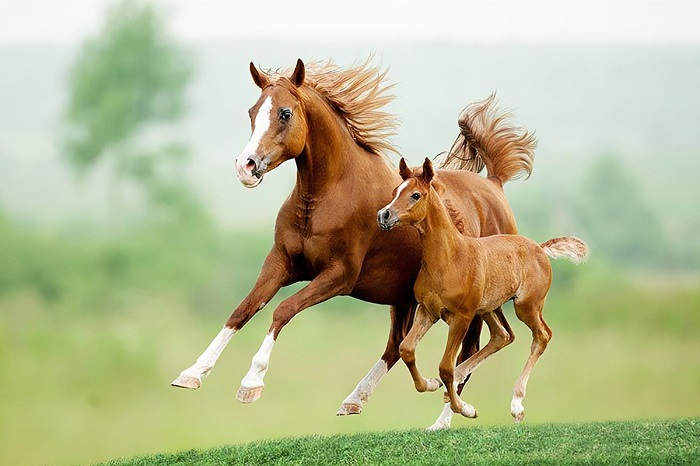
#> input picture DIP/1.jpg, 700 x 466 px
$ python V_H_Edge_Fil2D_Conv_Spati.py
#> lines starting #> are read from the running program, lines starting #| are printed output that depends on the picture
import matplotlib.pyplot as plt
import cv2
import numpy as np

def conv(mat, kernel):
    row, col = mat.shape
    r, c = kernel.shape[0] // 2, kernel.shape[1] // 2
    r, c = r * 2, c * 2

    new_image = np.zeros((row - r, col - c), dtype=np.uint8)
    for i in range(row - r):
        for j in range(col - c):
            temp = np.sum(np.multiply(mat[i:3+i, j:3+j], kernel))
            if temp > 255:
                new_image[i][j] = 255
            elif temp < 0:
                new_image[i][j] = 0
            else:
                new_image[i][j] = temp

    return new_image

def main():
    img  = plt.imread("1.jpg")
#> img is the input picture: shape (466, 700, 3); mean R, G, B 182.1, 185.8, 145.7
    gray = cv2.cvtColor(img, cv2.COLOR_RGB2GRAY)
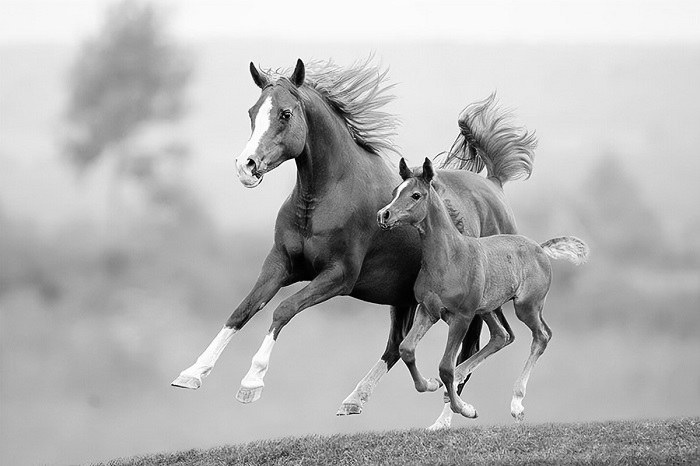
#> gray: shape (466, 700); min 0, max 255, mean 180.1

    horz_kernel = np.array([[-1,-1,-1], [0,0,0], [1,1,1]])
    vert_kernel = np.array([[-1,0,1],[-1,0,1], [-1,0,1]])

    horz = conv(gray, horz_kernel)
#> after the loop in conv, `for i in range(row - r):`:
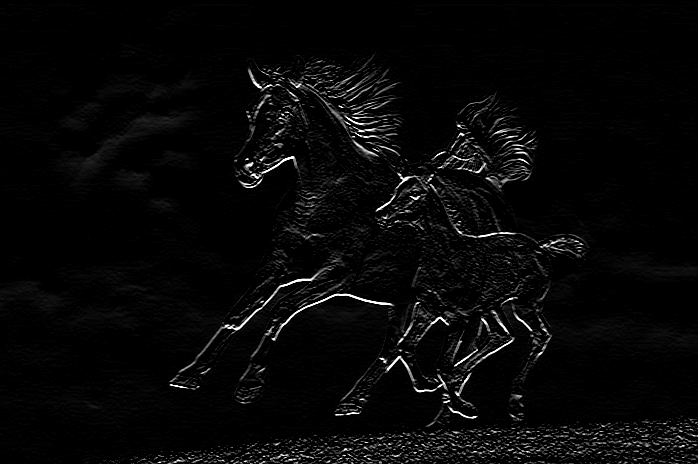
#> new_image: shape (464, 698); min 0, max 255, mean 7.6
    vert = conv(gray, vert_kernel)
#> after the loop in conv (call 2), `for i in range(row - r):`:
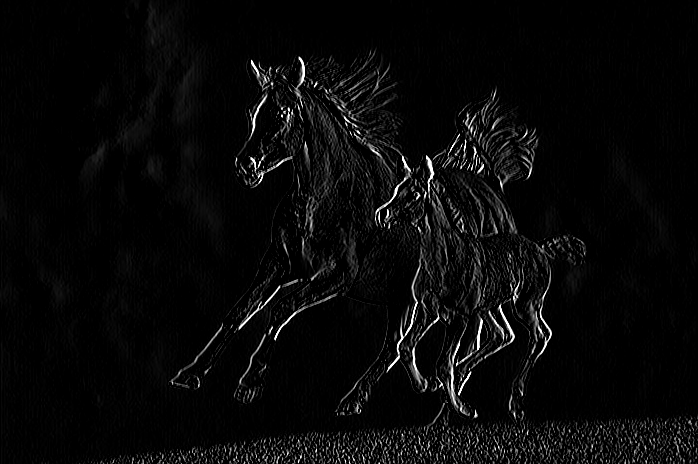
#> new_image: shape (464, 698); min 0, max 255, mean 8.9

    plt.subplot(1,2,1)
    plt.imshow(horz, cmap='gray')
    plt.title("Filtered By Horizontal Kernel")
    plt.subplot(1,2,2)
    plt.imshow(vert, cmap='gray')
    plt.title("Filtered By Vertical Kernel")


    plt.show()
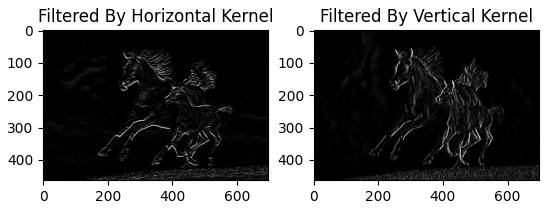
#> figure drawn by matplotlib, 2 panels

main()
